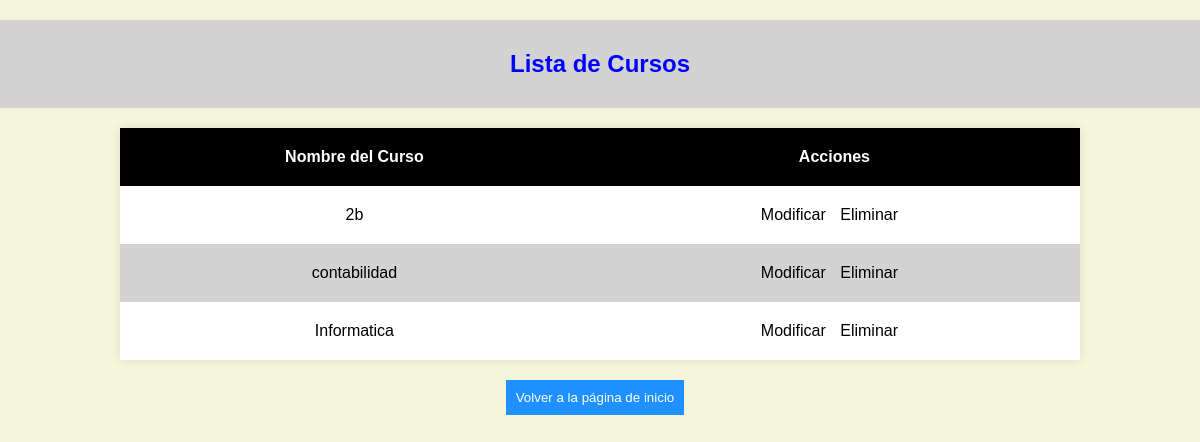
/lista_cursos/, run on the app's committed database.
### estudiantes/models.py (models this page shows, shortened)
class Curso(models.Model):
    nombre = models.CharField(max_length=100)
    @classmethod
    def ver_todos(cls):
        return cls.objects.all()

### estudiantes/views.py (the view)
# urls.py: path('lista_cursos/', lista_cursos, name='lista_cursos'),
def lista_cursos(request):
    cursos = Curso.ver_todos()
    return render(request, 'lista_cursos.html', {'cursos': cursos})

### estudiantes/templates/lista_cursos.html (shortened to what this page needs)
<!DOCTYPE html>
<html lang="en">
<head>
</head>
<body>
    <h2>Lista de Cursos</h2>
    <table>
        <thead>
            <tr>
                <th>Nombre del Curso</th>
                <th>Acciones</th>
            </tr>
        </thead>
        <tbody>
            {% for curso in cursos %}
                <tr>
                    <td>{{ curso.nombre }}</td>
                    <td>
                        <a href="{% url 'modificar_curso' curso.id %}">Modificar</a>
                        <a href="{% url 'eliminar_curso' curso.id %}">Eliminar</a>
                    </td>
                </tr>
            {% endfor %}
        </tbody>
    </table>
     <a href="{% url 'inicio' %}">
        <button>Volver a la página de inicio</button></a>
</body>
</html>

### estudiantes/templates/lista_cursos.html (style rules this page uses)
body { font-family: 'Arial', sans-serif; background-color: beige; text-align: center; margin: 0; padding: 0; }
h2 { background-color: lightgray; color: blue; padding: 30px; }
table { width: 80%; margin: 20px auto; border-collapse: collapse; background-color: white; box-shadow: 0 0 10px rgba(0, 0, 0, 0.1); }
th, td { padding: 20px; }
th { background-color: black; color: white; }
tr:nth-child(even) { background-color: lightgray; }
a { text-decoration: none; color: black; margin-right: 10px; }
button { background-color: DodgerBlue; color: white; padding: 10px; border: none; cursor: pointer; }

### data on the page
Curso: nombre "2b"
Curso: nombre "contabilidad"
Curso: nombre "Informatica"
